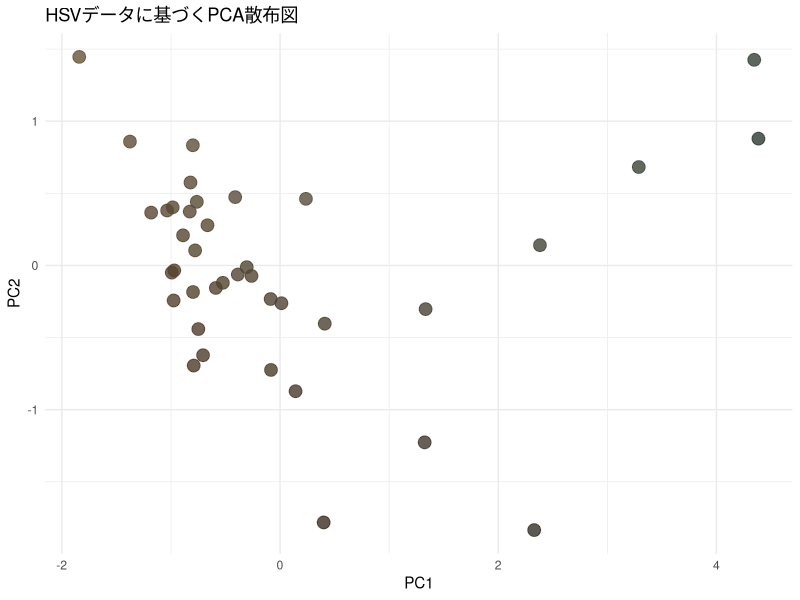

Generate this figure with R:
library(ggplot2)
library(dplyr)

# 1. Pythonで出力したCSVの読み込み
data <- read.csv("data.csv")
data <- na.omit(data) # 抽出失敗（NaN）の行を削除

# 2. H, S, Vの値を使ってPCA（主成分分析）を実行
pca_result <- prcomp(data[, c("H", "S", "V")], scale. = TRUE)

# 3. 主成分スコア（PC1, PC2）をデータフレームに追加
data$PC1 <- pca_result$x[, 1]
data$PC2 <- pca_result$x[, 2]

# 4. プロット用にOpenCVのHSVスケールをR用のHexカラーコード（#RRGGBB）に変換
# OpenCV: H(0-179), S(0-255), V(0-255) -> Rのhsv関数: h(0-1), s(0-1), v(0-1)
data$Actual_Color <- hsv(h = data$H / 179, s = data$S / 255, v = data$V / 255)

# 5. PC1とPC2の値をCSVとして保存
write.csv(data, "data_ready_for_allo.csv", row.names = FALSE)

# 6. PCAの散布図プロット（点の色を実際のクワガタの色で描画）
pca_plot <- ggplot(data, aes(x = PC1, y = PC2, color = Actual_Color)) +
  geom_point(size = 4, alpha = 0.8) +
  scale_color_identity() + # 実際のカラーコードを使用
  theme_minimal() +
  labs(
    title = "HSVデータに基づくPCA散布図",
    x = "PC1",
    y = "PC2"
  )

print(pca_plot)
